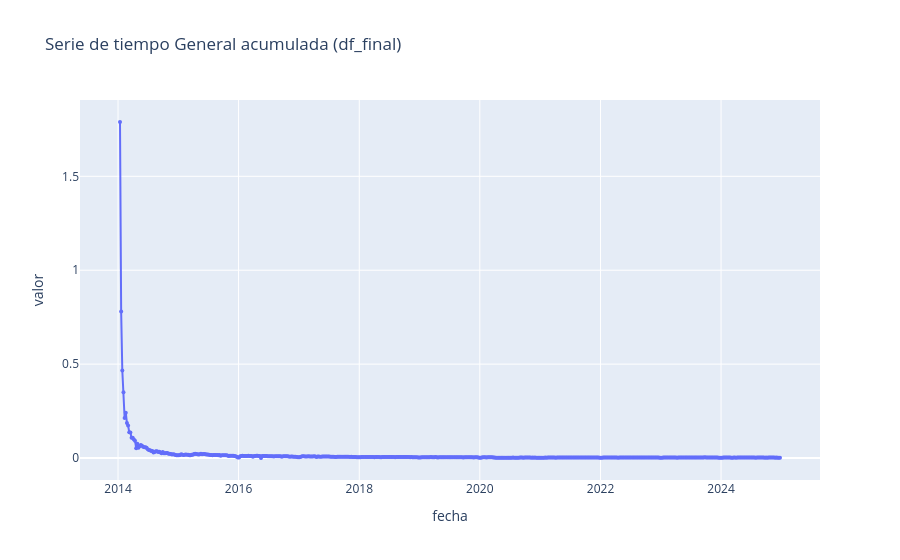

Here is the notebook cell this chart was saved with:
### Markdown cell above
#### Logaritmo + Diff

### Code cell
df_log_diff = df_log[['fecha','valor']].copy()
df_diff1 = df_log_diff.set_index('fecha').diff().dropna().reset_index()
x= 'fecha'
y= 'valor'
title = 'Serie de tiempo General acumulada (df_final)'
# Gráfica de línea con plotly / seaborn según selección del usuario
func.plot_timeseries(df_diff1, x=x, y=y, title=title, plotly_engine=USE_PLOTLY)

### Figure 1 — Plotly figure (JSON) as saved in the notebook; plotly's stock layout.template omitted (floating-point values rounded to 4 significant figures; data arrays with more than 128 entries replaced by an {"elided": "..."} marker saying what was removed)
{"data": [{"customdata": {"elided": "572x1 int values"}, "hovertemplate": "fecha=%{x}<br>valor=%{y}<br>semana=%{customdata[0]}<extra></extra>", "legendgroup": "", "line": {"color": "#636efa", "dash": "solid"}, "marker": {"size": 4, "symbol": "circle"}, "mode": "lines+markers", "name": "", "orientation": "v", "showlegend": false, "type": "scatter", "x": {"elided": "572 str values"}, "xaxis": "x", "y": {"elided": "572 float values"}, "yaxis": "y"}], "layout": {"legend": {"tracegroupgap": 0}, "title": {"text": "Serie de tiempo General acumulada (df_final)"}, "xaxis": {"anchor": "y", "domain": [0, 1], "title": {"text": "fecha"}}, "yaxis": {"anchor": "x", "domain": [0, 1], "title": {"text": "valor"}}}}
